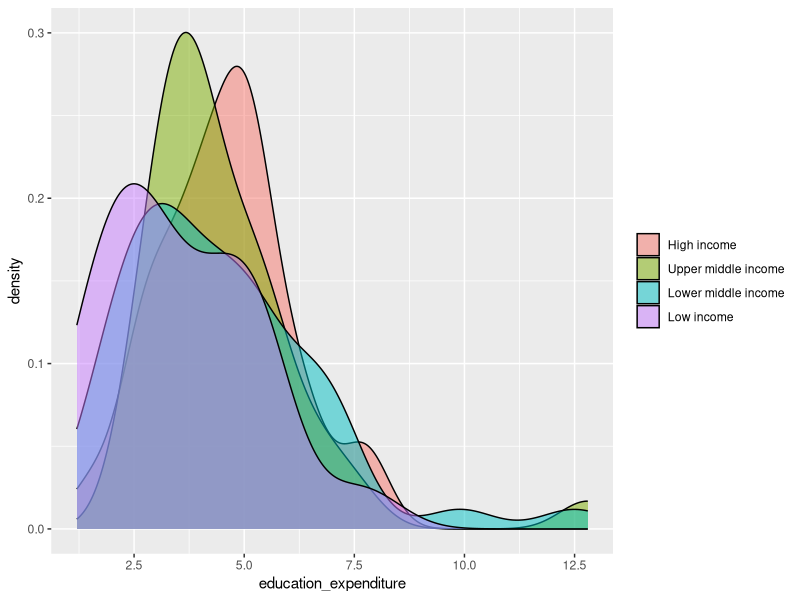
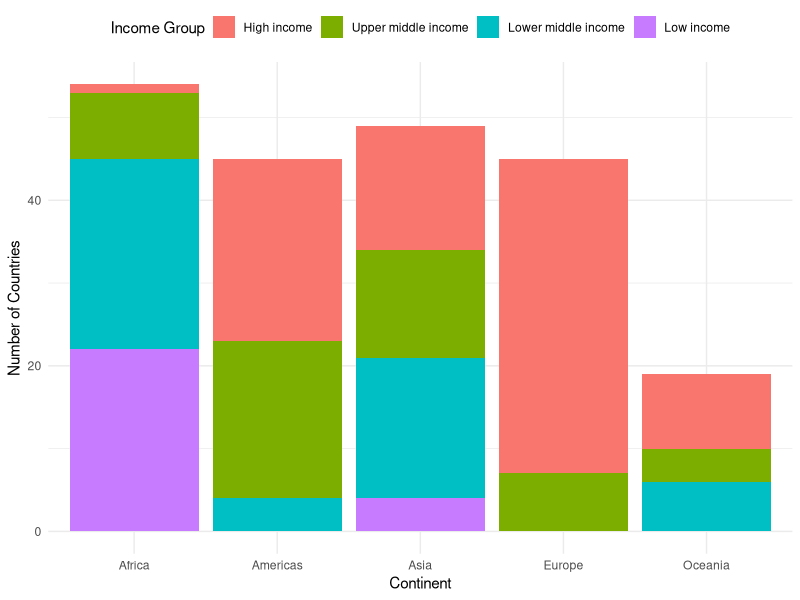
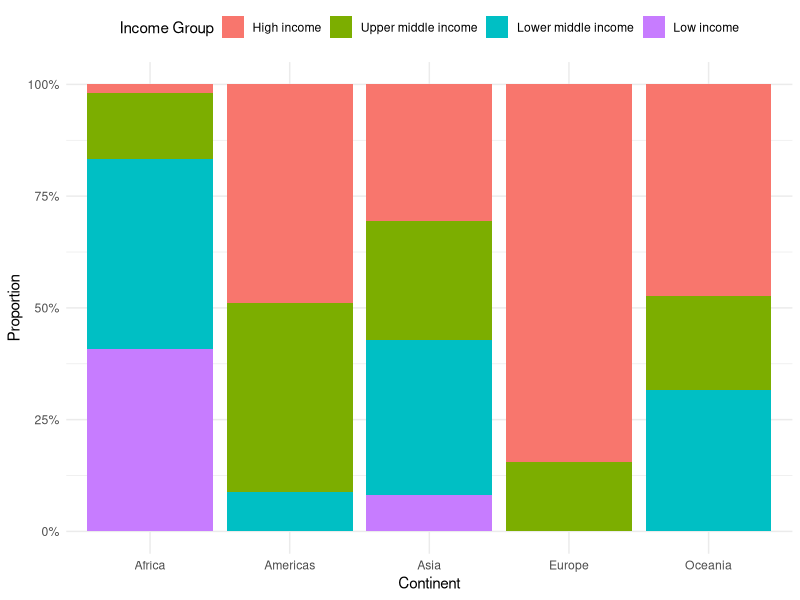
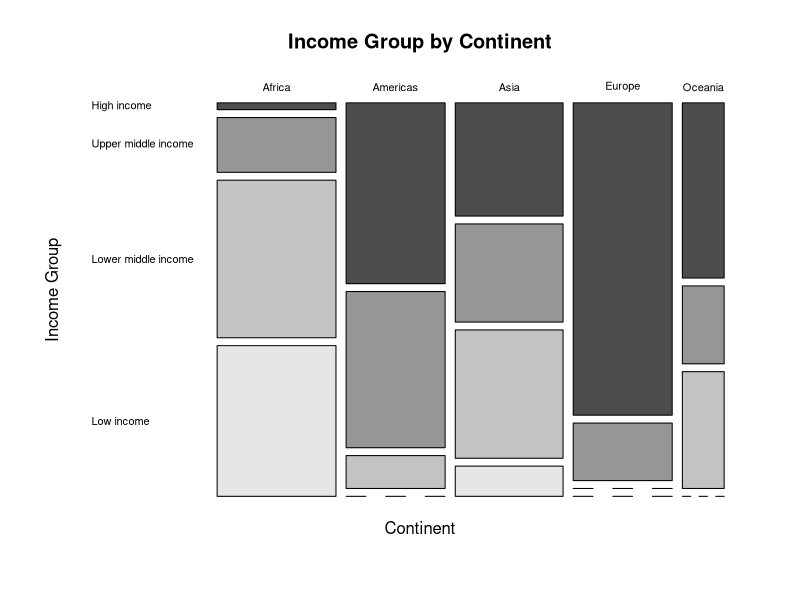
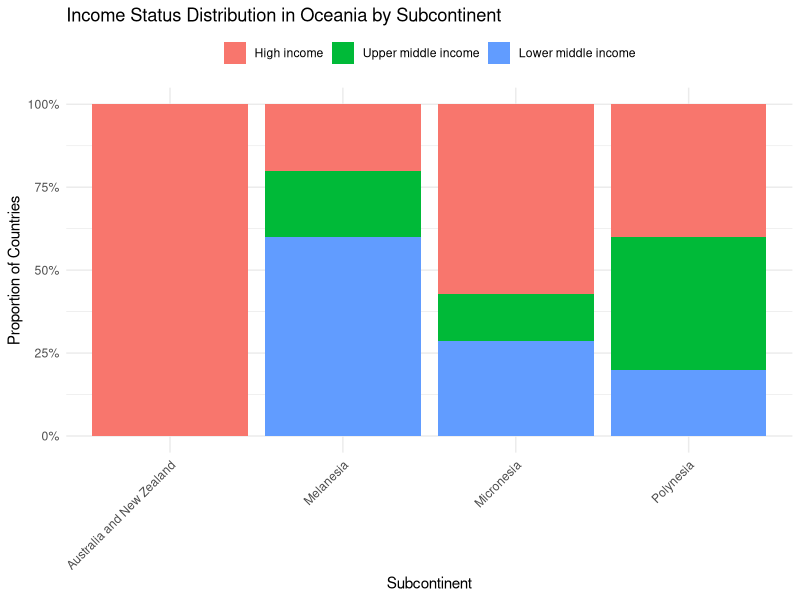
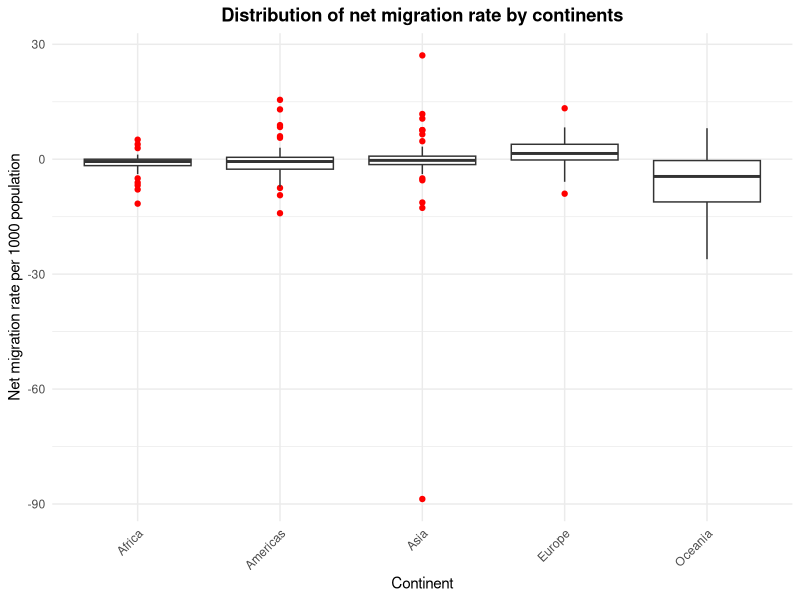
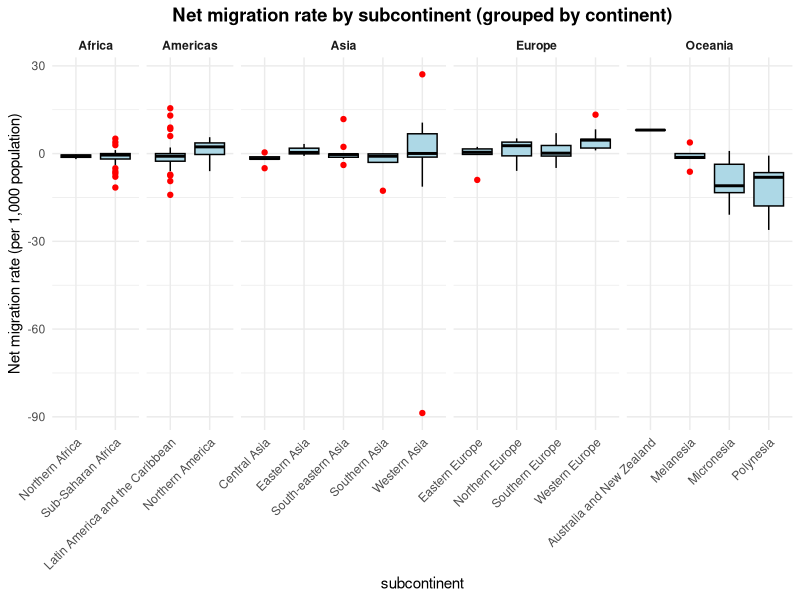

Here is the R script that generated these plots, in order:
## ---- chunk 1
knitr::opts_chunk$set(echo = FALSE)
## ---- chunk 2
library(ggplot2)
library(dplyr)
## ---- chunk 3
data_case_study2 <- read.csv("world_data_2020_tidy.csv", header = TRUE, sep = ";")
head(data_case_study2)
nrow(data_case_study2)
data_case_study2 <- data_case_study2[data_case_study2$income_group != ".", ]
nrow(data_case_study2)
## ---- chunk 4
# transforming variables to numeric values
data_case_study2$education_expenditure <- as.numeric(gsub(",", ".", data_case_study2$education_expenditure))
data_case_study2$net_migration_rate <- as.numeric(gsub(",", ".", data_case_study2$net_migration_rate))
data_case_study2$youth_unempl_rate <- as.numeric(gsub(",", ".", data_case_study2$youth_unempl_rate))
nrow(data_case_study2)

# ordering income groups like in task
data_case_study2$income_group <- factor(
  data_case_study2[["income_group"]],
  levels = c("High income", "Upper middle income", "Lower middle income", "Low income")
)

# density plot
ggplot(data_case_study2, aes(x = education_expenditure, fill = income_group)) +
  geom_density(color = "black", alpha = 0.5) +
  scale_fill_discrete(name = NULL) 
  labs(x = "Education expenditure in % of GDP") +
  theme(
    legend.position = "top",
    legend.justification = "center",
    legend.title = element_blank()
  )
## ---- chunk 5
# stacked barplot with absolute frequencies with removed title of legend
ggplot(data_case_study2, aes(x = continent.x, fill = income_group)) +
  geom_bar(position = "stack") +
  labs(x = "Continent", y = "Number of Countries", fill = "Income Group") +
  theme_minimal() +
  theme(legend.position = "top")
## ---- chunk 6
# stacked barplot with relative frequencies with removed title of legend
ggplot(data_case_study2, aes(x = continent.x, fill = income_group)) +
  geom_bar(position = "fill") +
  labs(x = "Continent", y = "Proportion", fill = "Income Group") +
  scale_y_continuous(labels = scales::percent) +
  theme_minimal() +
  theme(legend.position = "top")
## ---- chunk 7
# contingency table for mosaic plot
tbl <- table(data_case_study2$continent.x, data_case_study2$income_group)

# mosaic plot
mosaicplot(tbl, main = "Income Group by Continent", xlab = "Continent", ylab = "Income Group", color = TRUE, las = 1)
## ---- chunk 8
# creating oceania  dataset
oceania_data <- data_case_study2 %>% 
  filter(continent.x == "Oceania", !is.na(subcontinent.x), !is.na(income_group))

# ordering incpome group data
oceania_data$income_group <- factor(oceania_data$income_group,
                                    levels = c("High income", "Upper middle income", 
                                               "Lower middle income", "Low income"))

# plotting relative frequencies of income group distribution
ggplot(oceania_data, aes(x = subcontinent.x, fill = income_group)) +
  geom_bar(position = "fill") +
  scale_y_continuous(labels = scales::percent_format()) +
  labs(x = "Subcontinent", 
       y = "Proportion of Countries", 
       fill = "Income Group",
       title = "Income Status Distribution in Oceania by Subcontinent") +
  theme_minimal() +
  theme(legend.position = "top",
        legend.title = element_blank(),
        axis.text.x = element_text(angle = 45, hjust = 1))
## ---- chunk 9
data_box <- data_case_study2 %>%
  filter(!is.na(continent.x), !is.na(net_migration_rate))

# boxplott by continent
ggplot(data_box, aes(x = continent.x, y = net_migration_rate)) +
  geom_boxplot(outlier.color = "red") +
  labs(
    title = "Distribution of net migration rate by continents",
    x = "Continent",
    y = "Net migration rate per 1000 population"
  ) +
  theme_minimal() +
  theme(
    axis.text.x = element_text(angle = 45, hjust = 1),
    plot.title = element_text(face = "bold", hjust = 0.5)
  )

asia_data <- data_box %>% filter(continent.x == "Asia")

# calc iqr ranges
q1 <- quantile(asia_data$net_migration_rate, 0.25, na.rm = TRUE)
q3 <- quantile(asia_data$net_migration_rate, 0.75, na.rm = TRUE)
iqr <- q3 - q1

lower_bound <- q1 - 1.5 * iqr
upper_bound <- q3 + 1.5 * iqr

# investigate outliers
asia_outliers <- asia_data %>%
  filter(net_migration_rate < lower_bound | net_migration_rate > upper_bound)

# biggest positive and negative outlier
asia_outliers %>%
  arrange(net_migration_rate) %>%
  select(country.x, net_migration_rate) %>%
  slice(c(1, n()))
## ---- chunk 10
migration_data <- data_case_study2 %>%
  filter(!is.na(continent.x), !is.na(subcontinent.x), !is.na(net_migration_rate))

# boxplott by subcontinent
ggplot(migration_data, aes(x = subcontinent.x, y = net_migration_rate)) +
  geom_boxplot(fill = "lightblue", color = "black", outlier.color = "red") +
  facet_grid(. ~ continent.x, scales = "free_x", space = "free_x") +
  labs(
    title = "Net migration rate by subcontinent (grouped by continent)",
    x = "subcontinent",
    y = "Net migration rate (per 1,000 population)"
  ) +
  theme_minimal() +
  theme(
    axis.text.x = element_text(angle = 45, hjust = 1),
    strip.text.x = element_text(face = "bold"),
    plot.title = element_text(face = "bold", hjust = 0.5)
  )
